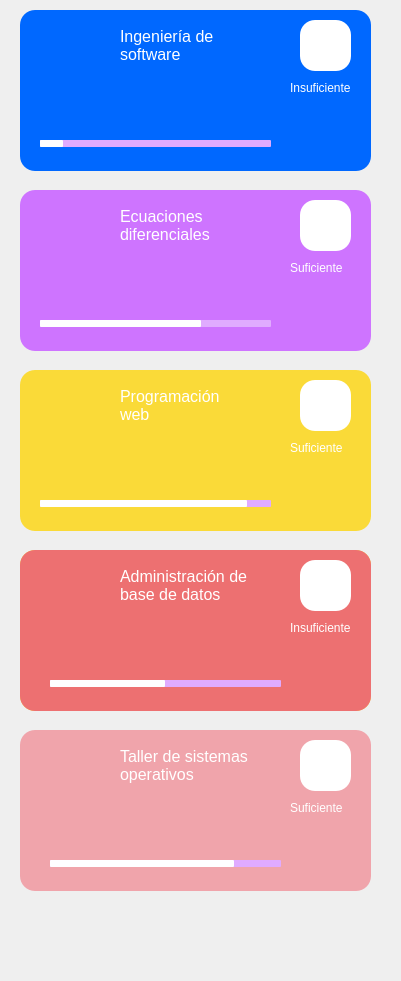
       <widget class="QWidget" name="scrollAreaWidgetContents">
        <property name="geometry">
         <rect>
          <x>0</x>
          <y>0</y>
          <width>401</width>
          <height>981</height>
         </rect>
        </property>
        <widget class="QFrame" name="frameCom">
         <property name="geometry">
          <rect>
           <x>20</x>
           <y>190</y>
           <width>351</width>
           <height>161</height>
          </rect>
         </property>
         <property name="styleSheet">
          <string notr="true"> background-color: #ce74ff;
    border-radius: 15px;</string>
         </property>
         <property name="frameShape">
          <enum>QFrame::StyledPanel</enum>
         </property>
         <property name="frameShadow">
          <enum>QFrame::Raised</enum>
         </property>
         <widget class="QLabel" name="label_6">
          <property name="geometry">
           <rect>
            <x>280</x>
            <y>10</y>
            <width>51</width>
            <height>51</height>
           </rect>
          </property>
          <property name="styleSheet">
           <string notr="true">background-color:white;</string>
          </property>
          <property name="text">
           <string/>
          </property>
         </widget>
         <widget class="QLabel" name="label_3">
          <property name="geometry">
           <rect>
            <x>290</x>
            <y>10</y>
            <width>31</width>
            <height>51</height>
           </rect>
          </property>
          <property name="styleSheet">
           <string notr="true">background-color:transparent;</string>
          </property>
          <property name="text">
           <string/>
          </property>
          <property name="pixmap">
           <pixmap>../Resources/7.png</pixmap>
          </property>
         </widget>
         <widget class="QPushButton" name="pushButton_10">
          <property name="geometry">
           <rect>
            <x>10</x>
            <y>0</y>
            <width>81</width>
            <height>81</height>
           </rect>
          </property>
          <property name="styleSheet">
           <string notr="true">background-color:transparent;</string>
          </property>
          <property name="text">
           <string/>
          </property>
          <property name="icon">
           <iconset>
            <normaloff>../Resources/matematicas.png</normaloff>../Resources/matematicas.png</iconset>
          </property>
          <property name="iconSize">
           <size>
            <width>54</width>
            <height>64</height>
           </size>
          </property>
         </widget>
         <widget class="QLabel" name="label_23">
          <property name="geometry">
           <rect>
            <x>100</x>
            <y>10</y>
            <width>151</width>
            <height>51</height>
           </rect>
          </property>
          <property name="font">
           <font>
            <family>Segoe UI</family>
            <pointsize>12</pointsize>
            <weight>50</weight>
            <bold>false</bold>
           </font>
          </property>
          <property name="styleSheet">
           <string notr="true">color:white;
background-color:transparent;</string>
          </property>
          <property name="text">
           <string>Ecuaciones
diferenciales</string>
          </property>
         </widget>
         <widget class="QProgressBar" name="progressBar">
          <property name="geometry">
           <rect>
            <x>20</x>
            <y>130</y>
            <width>231</width>
            <height>7</height>
           </rect>
          </property>
          <property name="styleSheet">
           <string notr="true">QProgressBar{
background-color: #e0abff;
height: 2px;
border-radius:1px;
}
QProgressBar::chunk {
background-color: #fefeff; 
border-radius:1px;
}</string>
          </property>
          <property name="value">
           <number>70</number>
          </property>
          <property name="textVisible">
           <bool>false</bool>
          </property>
          <property name="format">
           <string>%p%</string>
          </property>
         </widget>
         <widget class="QLabel" name="label_35">
          <property name="geometry">
           <rect>
            <x>270</x>
            <y>70</y>
            <width>81</width>
            <height>16</height>
           </rect>
          </property>
          <property name="font">
           <font>
            <family>Segoe UI</family>
            <pointsize>9</pointsize>
           </font>
          </property>
          <property name="styleSheet">
           <string notr="true">color:white;
background-color:transparent;
</string>
          </property>
          <property name="text">
           <string>Suficiente</string>
          </property>
         </widget>
        </widget>
        <widget class="QFrame" name="frameBoot">
         <property name="geometry">
          <rect>
           <x>20</x>
           <y>370</y>
           <width>351</width>
           <height>161</height>
          </rect>
         </property>
         <property name="styleSheet">
          <string notr="true">background-color: #fada38;
border-radius: 15px;</string>
         </property>
         <property name="frameShape">
          <enum>QFrame::StyledPanel</enum>
         </property>
         <property name="frameShadow">
          <enum>QFrame::Raised</enum>
         </property>
         <widget class="QLabel" name="label_7">
          <property name="geometry">
           <rect>
            <x>280</x>
            <y>10</y>
            <width>51</width>
            <height>51</height>
           </rect>
          </property>
          <property name="styleSheet">
           <string notr="true">background-color:white;</string>
          </property>
          <property name="text">
           <string/>
          </property>
         </widget>
         <widget class="QLabel" name="label_4">
          <property name="geometry">
           <rect>
            <x>290</x>
            <y>10</y>
            <width>31</width>
            <height>51</height>
           </rect>
          </property>
          <property name="styleSheet">
           <string notr="true">background-color:transparent;</string>
          </property>
          <property name="text">
           <string/>
          </property>
          <property name="pixmap">
           <pixmap>../Resources/9.png</pixmap>
          </property>
         </widget>
         <widget class="QPushButton" name="pushButton_11">
          <property name="geometry">
           <rect>
            <x>10</x>
            <y>0</y>
            <width>81</width>
            <height>81</height>
           </rect>
          </property>
          <property name="styleSheet">
           <string notr="true">background-color:transparent;</string>
          </property>
          <property name="text">
           <string/>
          </property>
          <property name="icon">
           <iconset>
            <normaloff>../Resources/programador.png</normaloff>../Resources/programador.png</iconset>
          </property>
          <property name="iconSize">
           <size>
            <width>74</width>
            <height>74</height>
           </size>
          </property>
         </widget>
         <widget class="QLabel" name="label_24">
          <property name="geometry">
           <rect>
            <x>100</x>
            <y>10</y>
            <width>151</width>
            <height>51</height>
           </rect>
          </property>
          <property name="font">
           <font>
            <family>Segoe UI</family>
            <pointsize>12</pointsize>
            <weight>50</weight>
            <bold>false</bold>
           </font>
          </property>
          <property name="styleSheet">
           <string notr="true">color:white;
background-color:transparent;</string>
          </property>
          <property name="text">
           <string>Programación 
web</string>
          </property>
         </widget>
         <widget class="QProgressBar" name="progressBar_3">
          <property name="geometry">
           <rect>
            <x>20</x>
            <y>130</y>
            <width>231</width>
            <height>7</height>
           </rect>
          </property>
          <property name="styleSheet">
           <string notr="true">QProgressBar{
background-color: #e0abff;
height: 2px;
border-radius:1px;
}
QProgressBar::chunk {
background-color: #fefeff; 
border-radius:1px;
}</string>
          </property>
          <property name="value">
           <number>90</number>
          </property>
          <property name="textVisible">
           <bool>false</bool>
          </property>
          <property name="format">
           <string>%p%</string>
          </property>
         </widget>
         <widget class="QLabel" name="label_36">
          <property name="geometry">
           <rect>
            <x>270</x>
            <y>70</y>
            <width>81</width>
            <height>16</height>
           </rect>
          </property>
          <property name="font">
           <font>
            <family>Segoe UI</family>
            <pointsize>9</pointsize>
           </font>
          </property>
          <property name="styleSheet">
           <string notr="true">color:white;
background-color:transparent;
</string>
          </property>
          <property name="text">
           <string>Suficiente</string>
          </property>
         </widget>
        </widget>
        <widget class="QFrame" name="frameFace">
         <property name="geometry">
          <rect>
           <x>20</x>
           <y>10</y>
           <width>351</width>
           <height>161</height>
          </rect>
         </property>
         <property name="styleSheet">
          <string notr="true">background-color: #0068ff;
border-radius: 15px;</string>
         </property>
         <property name="frameShape">
          <enum>QFrame::StyledPanel</enum>
         </property>
         <property name="frameShadow">
          <enum>QFrame::Raised</enum>
         </property>
         <widget class="QLabel" name="label_5">
          <property name="geometry">
           <rect>
            <x>280</x>
            <y>10</y>
            <width>51</width>
            <height>51</height>
           </rect>
          </property>
          <property name="styleSheet">
           <string notr="true">background-color:white;</string>
          </property>
          <property name="text">
           <string/>
          </property>
         </widget>
         <widget class="QLabel" name="label_2">
          <property name="geometry">
           <rect>
            <x>290</x>
            <y>10</y>
            <width>31</width>
            <height>51</height>
           </rect>
          </property>
          <property name="styleSheet">
           <string notr="true">background-color:transparent;</string>
          </property>
          <property name="text">
           <string/>
          </property>
          <property name="pixmap">
           <pixmap>../Resources/1.png</pixmap>
          </property>
         </widget>
         <widget class="QPushButton" name="pushButton_9">
          <property name="geometry">
           <rect>
            <x>10</x>
            <y>0</y>
            <width>81</width>
            <height>81</height>
           </rect>
          </property>
          <property name="styleSheet">
           <string notr="true">background-color:transparent;</string>
          </property>
          <property name="text">
           <string/>
          </property>
          <property name="icon">
           <iconset>
            <normaloff>../Resources/software-de-diseno.png</normaloff>../Resources/software-de-diseno.png</iconset>
          </property>
          <property name="iconSize">
           <size>
            <width>74</width>
            <height>74</height>
           </size>
          </property>
         </widget>
         <widget class="QLabel" name="label_22">
          <property name="geometry">
           <rect>
            <x>100</x>
            <y>10</y>
            <width>151</width>
            <height>51</height>
           </rect>
          </property>
          <property name="font">
           <font>
            <family>Segoe UI</family>
            <pointsize>12</pointsize>
            <weight>50</weight>
            <bold>false</bold>
           </font>
          </property>
          <property name="styleSheet">
           <string notr="true">color:white;
background-color:transparent;</string>
          </property>
          <property name="text">
           <string>Ingeniería de 
software</string>
          </property>
         </widget>
         <widget class="QProgressBar" name="progressBar_2">
          <property name="geometry">
           <rect>
            <x>20</x>
            <y>130</y>
            <width>231</width>
            <height>7</height>
           </rect>
          </property>
          <property name="styleSheet">
           <string notr="true">QProgressBar{
background-color: #e0abff;
height: 2px;
border-radius:1px;
}
QProgressBar::chunk {
background-color: #fefeff; 
border-radius:1px;
}</string>
          </property>
          <property name="value">
           <number>10</number>
          </property>
          <property name="textVisible">
           <bool>false</bool>
          </property>
          <property name="format">
           <string>%p%</string>
          </property>
         </widget>
         <widget class="QLabel" name="label_34">
          <property name="geometry">
           <rect>
            <x>270</x>
            <y>70</y>
            <width>81</width>
            <height>16</height>
           </rect>
          </property>
          <property name="font">
           <font>
            <family>Segoe UI</family>
            <pointsize>9</pointsize>
           </font>
          </property>
          <property name="styleSheet">
           <string notr="true">color:white;
background-color:transparent;
</string>
          </property>
          <property name="text">
           <string>Insuficiente</string>
          </property>
         </widget>
        </widget>
        <widget class="QFrame" name="frameBoot_2">
         <property name="geometry">
          <rect>
           <x>20</x>
           <y>550</y>
           <width>351</width>
           <height>161</height>
          </rect>
         </property>
         <property name="styleSheet">
          <string notr="true">background-color: #fada38;
    border-radius: 15px;</string>
         </property>
         <property name="frameShape">
          <enum>QFrame::StyledPanel</enum>
         </property>
         <property name="frameShadow">
          <enum>QFrame::Raised</enum>
         </property>
         <widget class="QLabel" name="label_25">
          <property name="geometry">
           <rect>
            <x>280</x>
            <y>10</y>
            <width>51</width>
            <height>51</height>
           </rect>
          </property>
          <property name="styleSheet">
           <string notr="true">background-color:white;</string>
          </property>
          <property name="text">
           <string/>
          </property>
         </widget>
         <widget class="QLabel" name="label_26">
          <property name="geometry">
           <rect>
            <x>290</x>
            <y>10</y>
            <width>31</width>
            <height>51</height>
           </rect>
          </property>
          <property name="styleSheet">
           <string notr="true">background-color:transparent;</string>
          </property>
          <property name="text">
           <string/>
          </property>
          <property name="pixmap">
           <pixmap>../Resources/9.png</pixmap>
          </property>
         </widget>
         <widget class="QPushButton" name="pushButton_12">
          <property name="geometry">
           <rect>
            <x>10</x>
            <y>0</y>
            <width>81</width>
            <height>81</height>
           </rect>
          </property>
          <property name="styleSheet">
           <string notr="true">background-color:transparent;</string>
          </property>
          <property name="text">
           <string/>
          </property>
          <property name="icon">
           <iconset>
            <normaloff>../Resources/programador.png</normaloff>../Resources/programador.png</iconset>
          </property>
          <property name="iconSize">
           <size>
            <width>74</width>
            <height>74</height>
           </size>
          </property>
         </widget>
         <widget class="QLabel" name="label_27">
          <property name="geometry">
           <rect>
            <x>100</x>
            <y>10</y>
            <width>151</width>
            <height>51</height>
           </rect>
          </property>
          <property name="font">
           <font>
            <family>Segoe UI</family>
            <pointsize>12</pointsize>
            <weight>50</weight>
            <bold>false</bold>
           </font>
          </property>
          <property name="styleSheet">
           <string notr="true">color:white;
background-color:transparent;</string>
          </property>
          <property name="text">
           <string>Programación 
web</string>
          </property>
         </widget>
         <widget class="QFrame" name="frameBoot_3">
          <property name="geometry">
           <rect>
            <x>0</x>
            <y>0</y>
            <width>351</width>
            <height>161</height>
           </rect>
          </property>
          <property name="styleSheet">
           <string notr="true">background-color: #ed7071;
    border-radius: 15px;</string>
          </property>
          <property name="frameShape">
           <enum>QFrame::StyledPanel</enum>
          </property>
          <property name="frameShadow">
           <enum>QFrame::Raised</enum>
          </property>
          <widget class="QLabel" name="label_28">
           <property name="geometry">
            <rect>
             <x>280</x>
             <y>10</y>
             <width>51</width>
             <height>51</height>
            </rect>
           </property>
           <property name="styleSheet">
            <string notr="true">background-color:white;</string>
           </property>
           <property name="text">
            <string/>
           </property>
          </widget>
          <widget class="QLabel" name="label_29">
           <property name="geometry">
            <rect>
             <x>290</x>
             <y>10</y>
             <width>31</width>
             <height>51</height>
            </rect>
           </property>
           <property name="styleSheet">
            <string notr="true">background-color:transparent;</string>
           </property>
           <property name="text">
            <string/>
           </property>
           <property name="pixmap">
            <pixmap>../Resources/5.png</pixmap>
           </property>
          </widget>
          <widget class="QPushButton" name="pushButton_13">
           <property name="geometry">
            <rect>
             <x>10</x>
             <y>0</y>
             <width>81</width>
             <height>81</height>
            </rect>
           </property>
           <property name="styleSheet">
            <string notr="true">background-color:transparent;</string>
           </property>
           <property name="text">
            <string/>
           </property>
           <property name="icon">
            <iconset>
             <normaloff>../Resources/base-de-datos.png</normaloff>../Resources/base-de-datos.png</iconset>
           </property>
           <property name="iconSize">
            <size>
             <width>54</width>
             <height>64</height>
            </size>
           </property>
          </widget>
          <widget class="QLabel" name="label_30">
           <property name="geometry">
            <rect>
             <x>100</x>
             <y>10</y>
             <width>161</width>
             <height>51</height>
            </rect>
           </property>
           <property name="font">
            <font>
             <family>Segoe UI</family>
             <pointsize>12</pointsize>
             <weight>50</weight>
             <bold>false</bold>
            </font>
           </property>
           <property name="styleSheet">
            <string notr="true">color:white;
background-color:transparent;</string>
           </property>
           <property name="text">
            <string>Administración de
base de datos</string>
           </property>
          </widget>
          <widget class="QProgressBar" name="progressBar_4">
           <property name="geometry">
            <rect>
             <x>30</x>
             <y>130</y>
             <width>231</width>
             <height>7</height>
            </rect>
           </property>
           <property name="styleSheet">
            <string notr="true">QProgressBar{
background-color: #e0abff;
height: 2px;
border-radius:1px;
}
QProgressBar::chunk {
background-color: #fefeff; 
border-radius:1px;
}</string>
           </property>
           <property name="value">
            <number>50</number>
           </property>
           <property name="textVisible">
            <bool>false</bool>
           </property>
           <property name="format">
            <string>%p%</string>
           </property>
          </widget>
          <widget class="QLabel" name="label_37">
           <property name="geometry">
            <rect>
             <x>270</x>
             <y>70</y>
             <width>81</width>
             <height>16</height>
            </rect>
           </property>
           <property name="font">
            <font>
             <family>Segoe UI</family>
             <pointsize>9</pointsize>
            </font>
           </property>
           <property name="styleSheet">
            <string notr="true">color:white;
background-color:transparent;
</string>
           </property>
           <property name="text">
            <string>Insuficiente</string>
           </property>
          </widget>
         </widget>
        </widget>
        <widget class="QFrame" name="frameBoot_4">
         <property name="geometry">
          <rect>
           <x>20</x>
           <y>730</y>
           <width>351</width>
           <height>161</height>
          </rect>
         </property>
         <property name="styleSheet">
          <string notr="true">background-color: #f0a4ab;
    border-radius: 15px;</string>
         </property>
         <property name="frameShape">
          <enum>QFrame::StyledPanel</enum>
         </property>
         <property name="frameShadow">
          <enum>QFrame::Raised</enum>
         </property>
         <widget class="QLabel" name="label_31">
          <property name="geometry">
           <rect>
            <x>280</x>
            <y>10</y>
            <width>51</width>
            <height>51</height>
           </rect>
          </property>
          <property name="styleSheet">
           <string notr="true">background-color:white;</string>
          </property>
          <property name="text">
           <string/>
          </property>
         </widget>
         <widget class="QLabel" name="label_32">
          <property name="geometry">
           <rect>
            <x>290</x>
            <y>10</y>
            <width>31</width>
            <height>51</height>
           </rect>
          </property>
          <property name="styleSheet">
           <string notr="true">background-color:transparent;</string>
          </property>
          <property name="text">
           <string/>
          </property>
          <property name="pixmap">
           <pixmap>../Resources/8.png</pixmap>
          </property>
         </widget>
         <widget class="QPushButton" name="pushButton_14">
          <property name="geometry">
           <rect>
            <x>10</x>
            <y>0</y>
            <width>81</width>
            <height>81</height>
           </rect>
          </property>
          <property name="styleSheet">
           <string notr="true">background-color:transparent;</string>
          </property>
          <property name="text">
           <string/>
          </property>
          <property name="icon">
           <iconset>
            <normaloff>../Resources/sistema-operativo.png</normaloff>../Resources/sistema-operativo.png</iconset>
          </property>
          <property name="iconSize">
           <size>
            <width>54</width>
            <height>74</height>
           </size>
          </property>
         </widget>
         <widget class="QLabel" name="label_33">
          <property name="geometry">
           <rect>
            <x>100</x>
            <y>10</y>
            <width>151</width>
            <height>51</height>
           </rect>
          </property>
          <property name="font">
           <font>
            <family>Segoe UI</family>
            <pointsize>12</pointsize>
            <weight>50</weight>
            <bold>false</bold>
           </font>
          </property>
          <property name="styleSheet">
           <string notr="true">color:white;
background-color:transparent;</string>
          </property>
          <property name="text">
           <string>Taller de sistemas
operativos</string>
          </property>
         </widget>
         <widget class="QProgressBar" name="progressBar_5">
          <property name="geometry">
           <rect>
            <x>30</x>
            <y>130</y>
            <width>231</width>
            <height>7</height>
           </rect>
          </property>
          <property name="styleSheet">
           <string notr="true">QProgressBar{
background-color: #e0abff;
height: 2px;
border-radius:1px;
}
QProgressBar::chunk {
background-color: #fefeff; 
border-radius:1px;
}</string>
          </property>
          <property name="value">
           <number>80</number>
          </property>
          <property name="textVisible">
           <bool>false</bool>
          </property>
          <property name="format">
           <string>%p%</string>
          </property>
         </widget>
         <widget class="QLabel" name="label_38">
          <property name="geometry">
           <rect>
            <x>270</x>
            <y>70</y>
            <width>81</width>
            <height>16</height>
           </rect>
          </property>
          <property name="font">
           <font>
            <family>Segoe UI</family>
            <pointsize>9</pointsize>
           </font>
          </property>
          <property name="styleSheet">
           <string notr="true">color:white;
background-color:transparent;
</string>
          </property>
          <property name="text">
           <string>Suficiente</string>
          </property>
         </widget>
        </widget>
       </widget>
